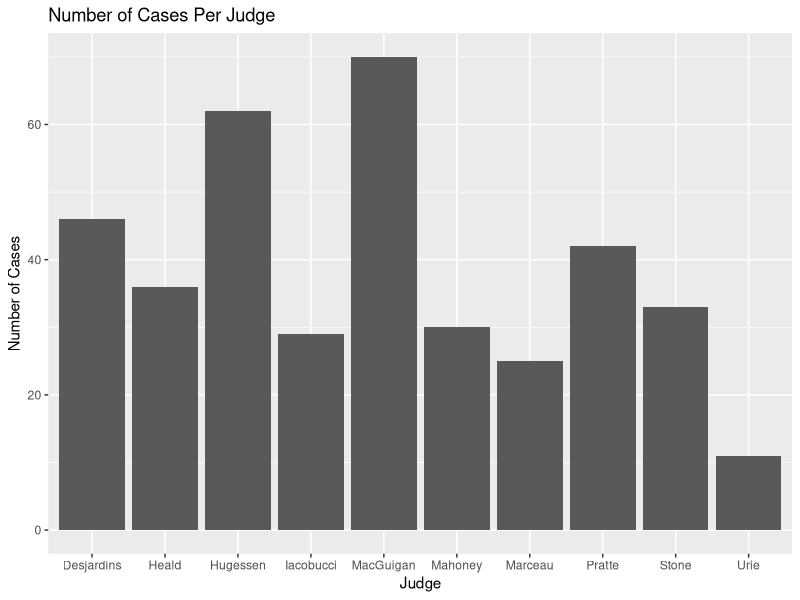
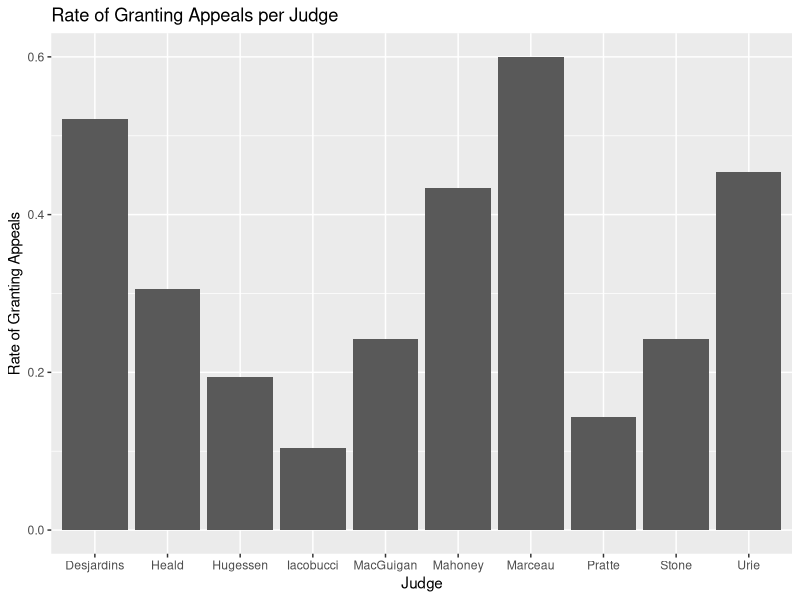

R code for these plots, in order: (Note: this script raises an error after producing the figures.)
## ---- chunk 1
library(dplyr)
library(ggplot2)
library(broom)
data <- read.table("data/Greene.txt")
## ---- chunk 2
head(data)

yes <- data %>%
  filter(decision == "yes") %>%
  summarise(yes <- n())
  
prop_yes <- yes/length(data$decision)
prop_yes
## ---- chunk 3
cases <- data %>%
  group_by(judge) %>%
  summarise(cases = n())
p <- ggplot(data = cases, aes( x = judge, y = cases), color = "blue") + geom_bar(stat = "identity") +
  labs(x = "Judge", y = "Number of Cases") +
  ggtitle("Number of Cases Per Judge")
p

## ---- chunk 4
rate_yes <- data %>%
  group_by(judge, decision) %>%
  filter(decision == "yes") %>%
  summarise(yes = n()) 

cases$yes <- rate_yes$yes

cases <- cases %>%
  mutate(rate_yes = (yes/cases))

p1 <- ggplot(data = cases, aes(x = judge, y = rate_yes)) + 
  geom_bar(stat = "identity") +
  labs(x = "Judge", y = "Rate of Granting Appeals") +
  ggtitle("Rate of Granting Appeals per Judge")
p1

## ---- chunk 5
data$judge <- relevel(as.factor(data$judge), ref="Iacobucci")
fit <- glm(decision ~ judge, family = "binomial", data = data)
tidy(fit)
## ---- chunk 6
b <- coef(fit)
b.marceau <- b["judgeMarceau"]
exp(b.marceau)
plogis(b[1] + b.marceau)
## ---- chunk 7
data$location <- relevel(as.factor(data$location), ref = "other")
data$language <- relevel(as.factor(data$language), ref = "French")
fit2 <- glm(decision ~ judge + rater + location + language, data = data, family = binomial)
tidy(fit2)
## ---- chunk 8
# I need more help to fully understand this one. 
#data.mean <- with(fit2, data.frame(rater = yes, location = Toronto, language = English))
#predicted <- cbind(predict(fit2, newdata = data.mean, type = "probs"), data.mean)
#predicted
## ---- chunk 9
sessionInfo()
